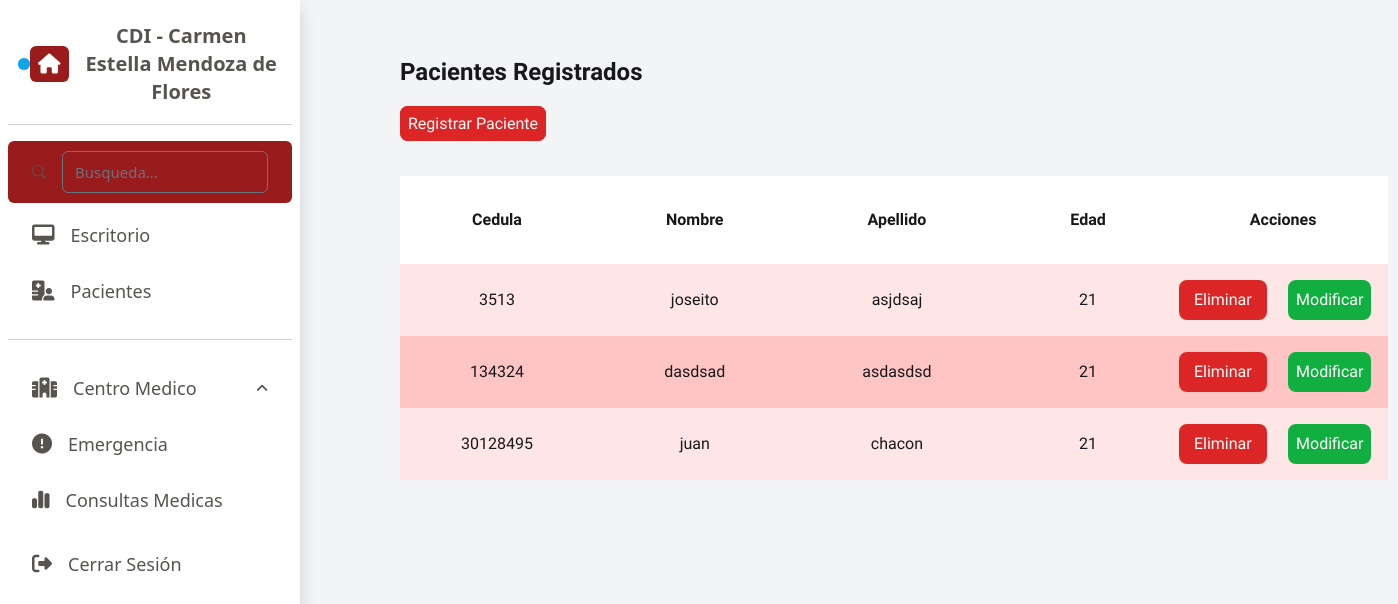
The app's page /vista/pacientes.php, older data.
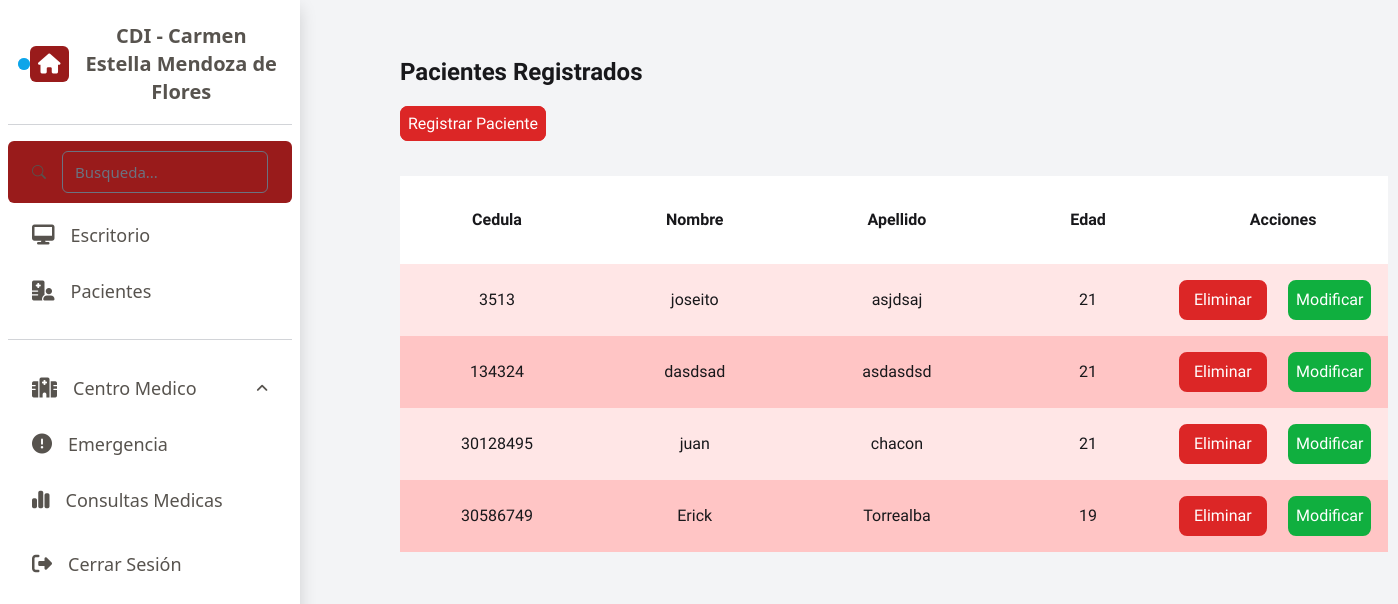
The same page, newer data.
### tables this page shows
CREATE TABLE `paciente` (
  `cedula` int NOT NULL,
  `nombre` varchar(45) DEFAULT NULL,
  `apellido` varchar(45) DEFAULT NULL,
  `fechanac` date DEFAULT NULL,
  `edad` int DEFAULT NULL,
  `telefono` varchar(20) DEFAULT NULL,
  `ocupacion` varchar(200) DEFAULT NULL,
  `direccion` varchar(200) DEFAULT NULL,
  `estcivil` int DEFAULT NULL,
  PRIMARY KEY (`cedula`)
);

### vista/pacientes.php (the view, shortened to what this page needs)
<?php
    $db = conectarBD();
    $query = "SELECT * FROM paciente";
    $resultadoConsulta = mysqli_query($db, $query);
    require 'comunes/librerias.php';
    require 'comunes/head.php';
?>
<body class="form-paciente bg-gray-100">
    <section class="contenedor text-zinc-900">
        <h1 class="text-2xl py-6">Pacientes Registrados</h1>
        <a href="?pagina=crear" class="boton">Registrar Paciente</a>
        <table class="my-10 w-full">
            <thead>
                <tr>
                    <th>Cedula</th>
                    <th>Nombre</th>
                    <th>Apellido</th>
                    <th>Edad</th>
                    <th>Acciones</th>
                </tr>
            </thead>
            <tbody>
                <?php while($paciente = mysqli_fetch_assoc($resultadoConsulta)): ?>
                <tr>
                    <td style="padding: 1.5rem;"> <?php echo $paciente['cedula']; ?> </td>
                    <td> <?php echo $paciente['nombre']; ?> </td>
                    <td> <?php echo $paciente['apellido']; ?></td>
                    <td> <?php echo $paciente['edad']; ?></td>
                    <td>
                        <form action="" method="POST" class="" style="display: flex; justify-content: space-between;">
                            <input type="submit" class="" value="Eliminar" style=" background-color: rgb(220 38 38);
                            border-radius: 0.5rem; border: 0.5rem solid rgb(220 38 38); color: white; width: 5.5rem;">
                            <a href="?pagina=modificar&cedula=<?php echo $paciente['cedula']; ?>" style="font-family: 'Sora'; background-color: rgb(16, 175, 63);
                            border-radius: 0.5rem; border: 0.5rem solid rgb(16, 175, 63); color: white; margin: 0rem 1rem;">Modificar</a>
                        </form>
                    </td>
                </tr>
                <?php endwhile; ?>
            </tbody>
        </table>
    </section>
</body>

Row changes from the older to the newer data that the page shows:
added paciente: cedula "30586749", nombre "Erick", apellido "Torrealba", edad "19"
